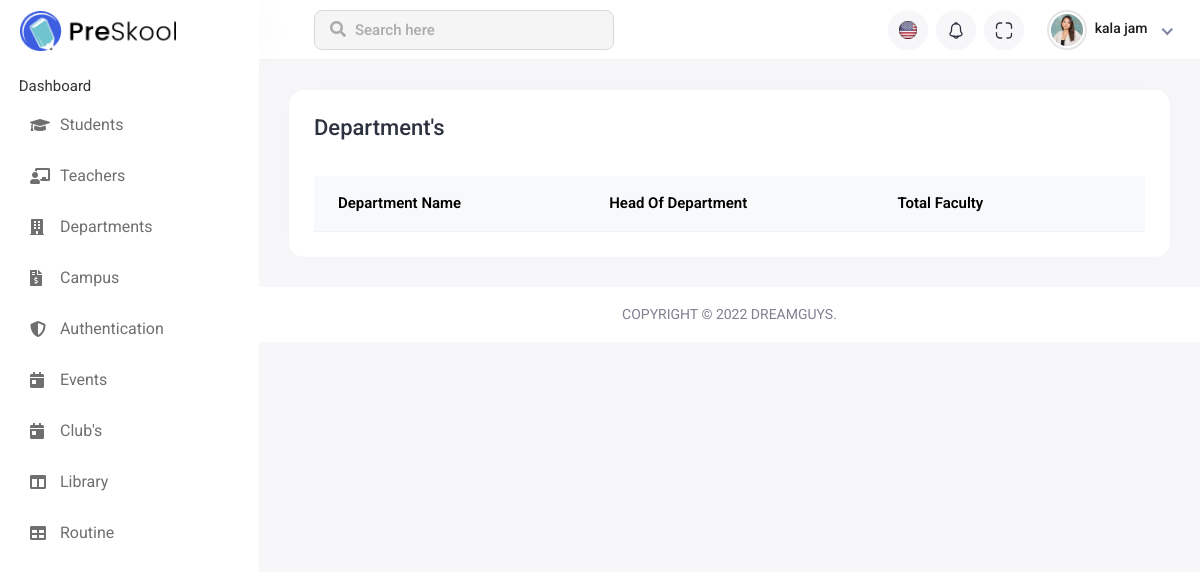
Before: /department_page/ with the older database file.
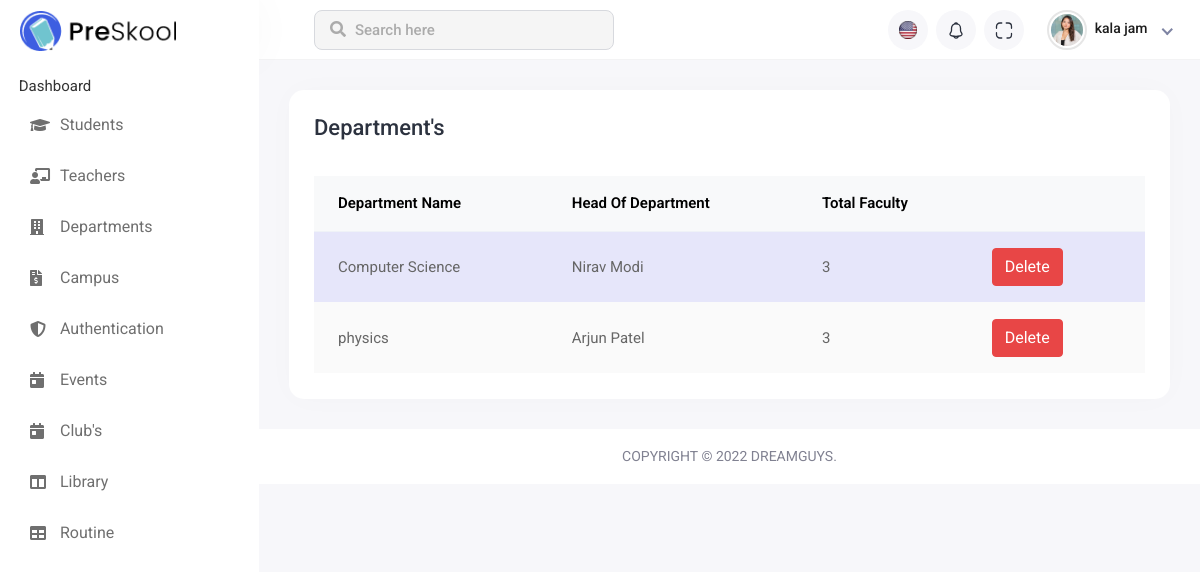
After: the same page with the newer database file.
### institute_App/models.py (models this page shows, shortened)
class Department(models.Model):
    Depart_Name=models.CharField(max_length=40)
    HeadOfDepart=models.CharField(max_length=40)
    Total_Faculty=models.CharField(max_length=10)
    class Meta:
        db_table='department'

### institute_App/views.py (the view)
# urls.py: path('department_page/',department_page,name='department_page'),
def department_page(request):
    department_data(request) #load department data
    return render(request,'department_page.html', data)

### institute_App/views.py (called while the page is built)
def department_data(request):
    department = Department.objects.all()
    data['department'] = department

### institute_App/templates/department_page.html (shortened to what the changed rows need)
{% extends 'base.html' %}
{% load static %}
{% block main_content %}
<div class="main-wrapper">
    <div class="page-wrapper">
        <div class="content container-fluid">
            <div class="row">
                <div class="col-sm-12">
                    <div class="card card-table comman-shadow">
                        <div class="card-body">
                            <div class="table-responsive">
                                <table
                                    class="table border-0 star-student table-hover table-center mb-0 datatable table-striped">
                                    <thead class="student-thread">
                                        <tr>
                                            <th>Department Name</th>
                                            <th>Head Of Department</th>
                                            <th>Total Faculty</th>
                                            <th></th>
                                        </tr>
                                    </thead>
                                    <tbody>
                                        {% for S_data in department %}
                                        <tr>
                                            <td>{{S_data.Depart_Name}}</td>
                                            <td>{{S_data.HeadOfDepart}}</td>
                                            <td>{{S_data.Total_Faculty}}</td>
                                            <td><button class="btn btn-danger"><a style="color: white;" href="#">Delete</a></button</td>
                                        </tr>
                                        {% endfor %}
                                    </tbody>
                                </table>
                            </div>
                        </div>
                    </div>
                </div>
            </div>
        </div>
    </div>
</div>
{% endblock %}

Changed rows visible on the page:
added Department: Depart_Name "Computer Science", HeadOfDepart "Nirav Modi", Total_Faculty "3"
added Department: Depart_Name "physics", HeadOfDepart "Arjun Patel", Total_Faculty "3"
